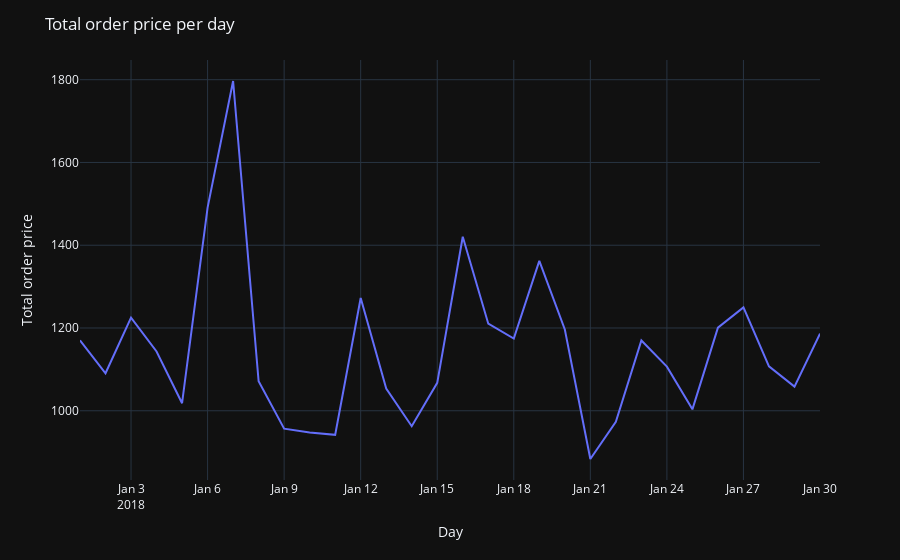

Here is the notebook cell this chart was saved with:
### Markdown cell above
#### 2. [1 балл] Постройте график зависимости суммы покупок от дней.

### Code cell
# your code
import plotly.express as px

temp_df = df.drop_duplicates("order_id").groupby("date").agg(total_sum_day=("total_price_order", "sum")).reset_index(drop=False)

fig = px.line(
    x=temp_df["date"],
    y=temp_df["total_sum_day"]
)
fig.update_layout(title_text="Total order price per day", xaxis_title="Day", yaxis_title="Total order price")

fig.show()

### Figure 1 — Plotly figure (JSON) as saved in the notebook; plotly's stock layout.template omitted (floating-point values rounded to 4 significant figures)
{"data": [{"hovertemplate": "x=%{x}<br>y=%{y}<extra></extra>", "legendgroup": "", "line": {"color": "#636efa", "dash": "solid"}, "marker": {"symbol": "circle"}, "mode": "lines", "name": "", "orientation": "v", "showlegend": false, "x": ["2018-01-01", "2018-01-02", "2018-01-03", "2018-01-04", "2018-01-05", "2018-01-06", "2018-01-07", "2018-01-08", "2018-01-09", "2018-01-10", "2018-01-11", "2018-01-12", "2018-01-13", "2018-01-14", "2018-01-15", "2018-01-16", "2018-01-17", "2018-01-18", "2018-01-19", "2018-01-20", "2018-01-21", "2018-01-22", "2018-01-23", "2018-01-24", "2018-01-25", "2018-01-26", "2018-01-27", "2018-01-28", "2018-01-29", "2018-01-30"], "xaxis": "x", "y": [1170.0, 1091.0, 1225.0, 1143.0, 1018.0, 1491.0, 1797.0, 1071.0, 956.7, 947.2, 941.9, 1272.0, 1054.0, 962.6, 1068.0, 1420.0, 1210.0, 1174.0, 1362.0, 1196.0, 883.5, 973.3, 1170.0, 1107.0, 1003.0, 1201.0, 1250.0, 1107.0, 1058.0, 1186.0], "yaxis": "y", "type": "scatter"}], "layout": {"xaxis": {"anchor": "y", "domain": [0.0, 1.0], "title": {"text": "Day"}}, "yaxis": {"anchor": "x", "domain": [0.0, 1.0], "title": {"text": "Total order price"}}, "legend": {"tracegroupgap": 0}, "margin": {"t": 60}, "title": {"text": "Total order price per day"}}}
